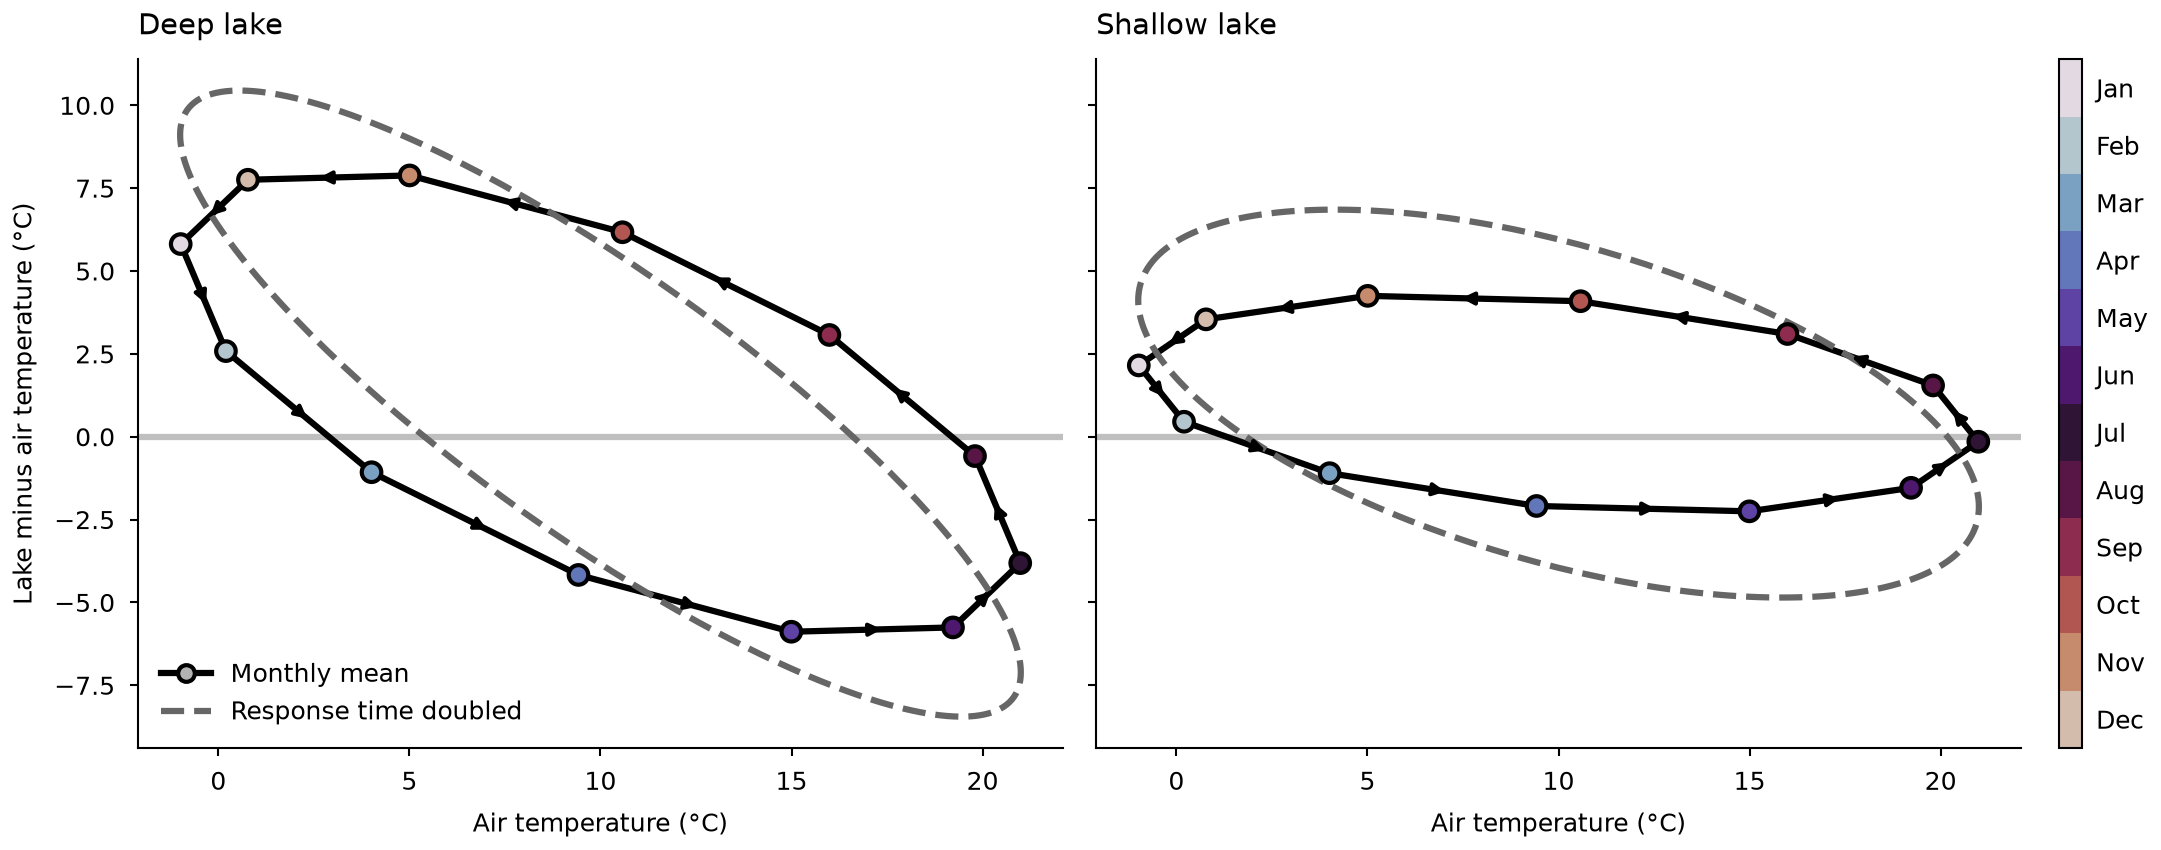

The script that saved this image:
"""Join twelve monthly points in order, close the loop and mark its direction.

Synthetic data. Writes snippet.png next to this file.
"""

import os
from pathlib import Path

import matplotlib.pyplot as plt
import numpy as np
from matplotlib.colors import BoundaryNorm, ListedColormap
from matplotlib.lines import Line2D

MM = 1 / 25.4
STYLE_DIR = Path(__file__).resolve().parent / "../../../styles"
MONTHS = ("Jan", "Feb", "Mar", "Apr", "May", "Jun",
          "Jul", "Aug", "Sep", "Oct", "Nov", "Dec")
MONTH_CMAP = ListedColormap(plt.get_cmap("twilight")(np.arange(12) / 12))
MONTH_NORM = BoundaryNorm(np.arange(0.5, 13), MONTH_CMAP.N)
# Lake name and response time to air temperature (months).
LAKES = (("Deep lake", 1.6), ("Shallow lake", 0.6))
ARROW_EVERY = 1  # draw a direction arrow on every n-th segment


def seasonal_cycle(time, response):
    """Air temperature and lake-minus-air difference for a lagged lake."""
    omega = 2 * np.pi / 12
    air = 10 - 11 * np.cos(omega * (time - 0.6))
    gain = 1 / np.hypot(1, omega * response)
    lag = np.arctan(omega * response) / omega
    lake = 11 - 11 * gain * np.cos(omega * (time - 0.6 - lag))
    return air, lake - air


def closed(values):
    """Repeat the first value so the path returns from December to January."""
    return np.r_[values, values[:1]]


def direction_arrows(ax, x, y):
    """Place an arrowhead at the middle of each segment, pointing forward."""
    for i in range(0, len(x) - 1, ARROW_EVERY):
        start = np.array([x[i], y[i]])
        step = np.array([x[i + 1], y[i + 1]]) - start
        ax.annotate("", xy=start + 0.56 * step, xytext=start + 0.44 * step,
                    arrowprops={"arrowstyle": "-|>", "color": "black",
                                "mutation_scale": 6,
                                "shrinkA": 0, "shrinkB": 0},
                    zorder=2)


def draw_lake(ax, name, response):
    month = np.arange(1, 13)
    air, difference = seasonal_cycle(month - 0.5, response)
    ax.plot(closed(air), closed(difference), color="black",
            zorder=1)
    direction_arrows(ax, closed(air), closed(difference))
    points = ax.scatter(air, difference, c=month, cmap=MONTH_CMAP,
                        norm=MONTH_NORM, s=22, edgecolor="black",
                        zorder=3)

    time = np.linspace(0, 12, 241)
    air, difference = seasonal_cycle(time, 2 * response)
    ax.plot(air, difference, color="0.4", linestyle="--",
            zorder=1)

    ax.axhline(0, color="0.75", zorder=0)
    ax.set_title(name, loc="left")
    ax.set_xlabel("Air temperature (°C)")
    return points


def main():
    default = STYLE_DIR / "default.mplstyle"
    sheets = [default] if default.is_file() else []
    if selected := os.environ.get("CEDALION_STYLE"):
        sheet = Path(selected).expanduser()
        sheets.append(sheet if sheet.is_file() else STYLE_DIR / (selected.removesuffix(".mplstyle") + ".mplstyle"))
    width_mm = float(os.environ.get("CEDALION_WIDTH_MM", 183))
    with plt.style.context(sheets):
        fig, axes = plt.subplots(1, 2, sharex=True, sharey=True,
                                 figsize=(width_mm * MM, 72 * MM),
                                 layout="constrained")
        for ax, (name, response) in zip(axes, LAKES):
            points = draw_lake(ax, name, response)
        axes[0].set_ylabel("Lake minus air temperature (°C)")
        # Build the handles by hand: a scatter handle would take January's fill.
        handles = [
            Line2D([], [], color="black", marker="o",
                   markersize=4, markerfacecolor="0.7",
                   markeredgecolor="black"),
            Line2D([], [], color="0.4", linestyle="--"),
        ]
        axes[0].legend(handles, ["Monthly mean", "Response time doubled"],
                       loc="lower left", frameon=False)
        colorbar = fig.colorbar(points, ax=axes, aspect=30, pad=0.02)
        colorbar.set_ticks(np.arange(1, 13), labels=MONTHS)
        colorbar.ax.tick_params(which="both", length=0)
        colorbar.ax.invert_yaxis()
        fig.savefig(os.environ.get("CEDALION_SNIPPET_PNG", Path(__file__).with_name("snippet.png")), dpi=300)
        plt.close(fig)


if __name__ == "__main__":
    main()
